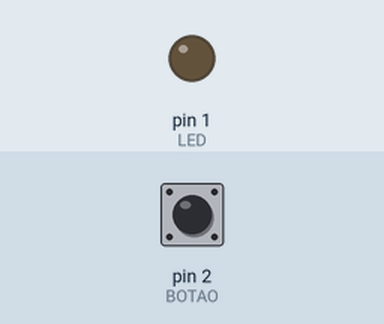
A sketch run on a simulated Arduino Uno, built with avr-gcc and run on an emulated ATmega328P. Shown: output pins drawn as LEDs (lit = HIGH). The inputs (shaded band) are chosen by the test bench; at power-on: pin 2 (BOTAO) LOW.

Above: at 1.2 s.
1.3 s: pin 2 (BOTAO) pulled HIGH for 0.15 s
At 2.6 s:
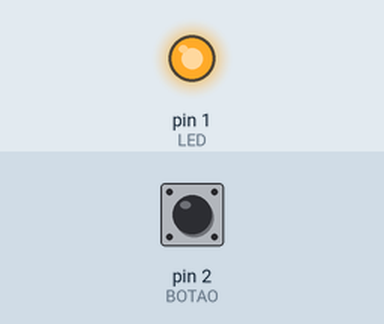
2.9 s: pin 2 (BOTAO) pulled HIGH for 1 s
At 5.1 s:
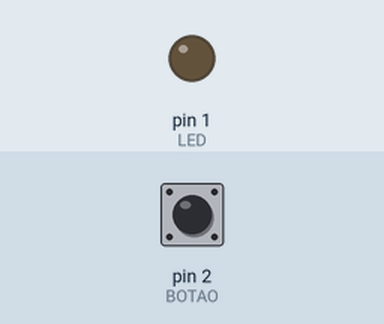
5.4 s: pin 2 (BOTAO) pulled HIGH for 3.2 s
At 8.9 s:
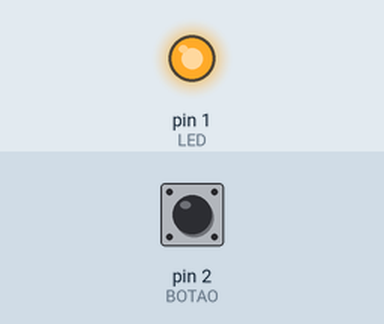
Timing chart, 0 to 10.4 s (numbered marks = the images above; inputs shaded):
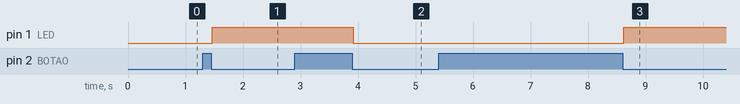

The sketch:

tecla-liga-desliga.ino
```cpp
/*
  Franzininho
  Exemplo: Tecla liga/desliga

  Esse exemplo exibe como fazer ligar e desligar uma saída através de uma tecla

*/


const int LED = 1; //pino para o LED
const int BOTAO = 2; //pino para o botão

int estadoAnteriorBotao = 0;   // armazena o estado anterior do botão

void setup(){
  pinMode(LED,OUTPUT); //o LED é uma saída
  pinMode(BOTAO,INPUT); //o BOTAO é uma entrada
}

void loop (){
 int estadoAtualBT= digitalRead(BOTAO);      // Lê estado do botão
 delay(10);

  if ((estadoAtualBT != estadoAnteriorBotao)&& (estadoAtualBT == LOW)){       //Se o botão foi pressionado e o seu estado mudou
  digitalWrite(LED,!digitalRead(LED)); //inverte estado do LED
  }

  estadoAnteriorBotao = estadoAtualBT;  //salva o estado do botão para comparar na próxima leitura
}
```

Measured:
- after the input at 1.3 s, pin 1 (LED): LOW → HIGH after 0.16 s
- after the input at 2.9 s, pin 1 (LED): HIGH → LOW after 1.0 s
- after the input at 5.4 s, pin 1 (LED): LOW → HIGH after 3.2 s
